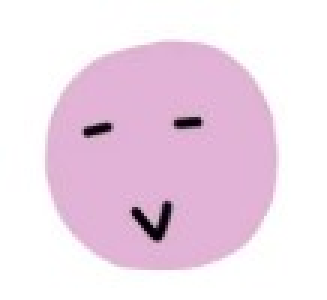
#> input picture work01/images/test.jpg, 109 x 100 px, found by its file name (shown 3 times larger)
$ python task.py
#> lines starting #> are read from the running program, lines starting #| are printed output that depends on the picture; after the words box and inside, x2 and y2 are one past the last pixel; in counts of white or black regions, pixels touching at a corner belong together
####任务一：使用OpenCV读取一张测试图片
#导入OpenCV库
import cv2
import matplotlib.pyplot as plt

#定义图片路径
image_name="test.jpg"
image_path=f"work01/images/{image_name}"

#通过OpenCV的imread的功能，根据定义的图片路径读取图片数据，并将读取的图片数据存到image里面
image=cv2.imread(image_path)
#> image is the input picture: shape (100, 109, 3); mean B, G, R 233.9, 218.8, 238.8

#判断图片是否读取成功
if image is None:
    print("无图片，图片读取失败")
else:
    print("图片读取成功")
    ####任务二：输出图片基本信息
    #图片的尺寸：高度，宽度
    height,width=image.shape[:2]
#> height = 100; width = 109
    #图片通道数：三个通道说明为彩色图,一个通道说明是灰度图
    if len(image.shape)==3:
        channels=image.shape[2]
#> channels = 3
    else:
        channels=1
    #像素数据类型
    pixel_type=image.dtype

    #在终端打印
    print(f"图片尺寸(宽度×高度):{height} × {width}")
#| 图片尺寸(宽度×高度):100 × 109
    print(f"图像通道数：{channels}")
#| 图像通道数：3
    print(f"像素数据类型：{pixel_type}")
#| 像素数据类型：uint8

    ####任务三：显示原图：用Matplotlib显示图片
    #排列图片，子图一
    plt.subplot(1,2,1)
    #将OpenCV读取的BGR格式转化为Matplotlib的RGB格式
    image_rgb=cv2.cvtColor(image,cv2.COLOR_BGR2RGB)
    #图片显示
    plt.imshow(image_rgb)
    #隐藏坐标轴
    plt.axis("off")
    #图片标题
    plt.title("picture")

    ####任务四：转换为灰度图并显示
    #排列图片，子图二
    plt.subplot(1,2,2)
    #将彩色图转换为灰度图
    image_gray=cv2.cvtColor(image,cv2.COLOR_BGR2GRAY)
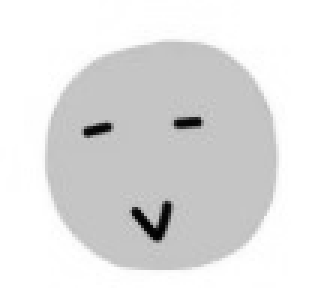
#> image_gray: shape (100, 109) (shown 3 times larger); min 2, max 255, mean 226.5
    #用Matplotlib显示灰度图
    plt.imshow(image_gray,cmap='gray')
    plt.axis("off")
    plt.title("grayscale image")

    #图片显示
    plt.show()
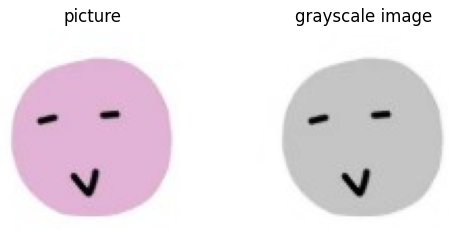
#> figure drawn by matplotlib, 2 panels

    ####任务五：保存灰度图
    if image_gray is not None:
        #保存灰度图的文件名
        gray_save_name="test_gray.jpg"
        #保存灰度图的路径
        gray_save_path=f"work01/images/{gray_save_name}"

        #通过OpenCV的imwrite函数保存图片
        cv2.imwrite(gray_save_path,image_gray)
        print(f"灰度图保存成功，保存路径为：{gray_save_path}")
    else:
        print("灰度图生成失败，无法保存")

    ####任务六：用NumPY做操作
    #输出(50,50)位置的像素值
    pixel=image[50,50]
#> pixel = [215, 179, 226]
    print(f"位置(50,50)的像素值:{pixel}")
#| 位置(50,50)的像素值:[215 179 226]

    #修改某一块像素值
    #复制原图（不修改原图）
    image_copy=image.copy()
    #把（15:25, 43:53）位置的颜色改成鲜绿色
    image_copy[15:25, 43:53]=[0,255,0]
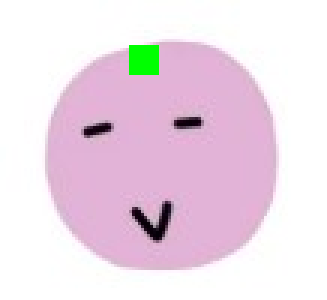
#> image_copy: shape (100, 109, 3) (shown 3 times larger); 0.92% of pixels changed, all inside (x1, y1, x2, y2) = (43, 15, 53, 25)
    #定义保存路径
    pixel_change_save_name="pixel_change.jpg"
    pixel_change_save_path=f"work01/images/{pixel_change_save_name}"
    cv2.imwrite(pixel_change_save_path,image_copy)
    print(f"像素修改完成，保存路径为：{pixel_change_save_path}")
